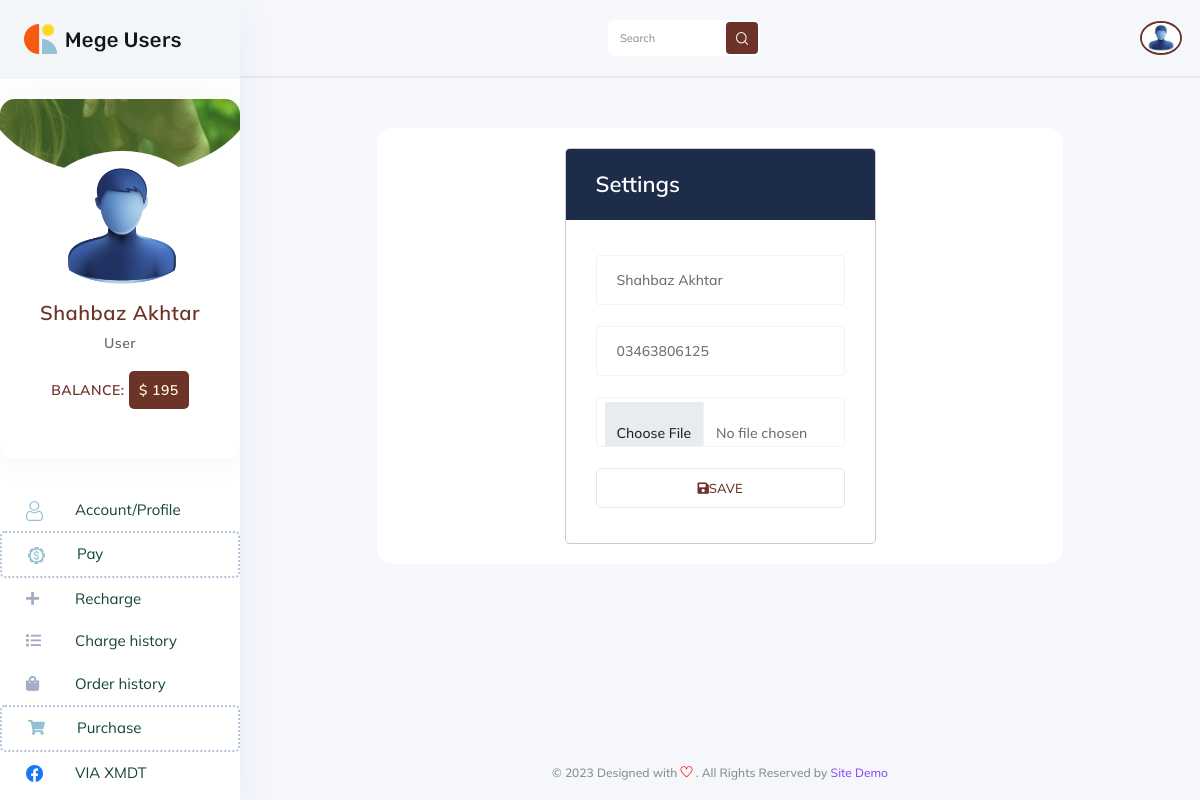
/settings.php (signed in), run on the app's committed database.
### tables this page shows
CREATE TABLE `athentication` (
  `id` int(11) NOT NULL,
  `site_name` text NOT NULL,
  `site_logo` text NOT NULL,
  `usdt_address` text NOT NULL,
  `site_notice` text NOT NULL,
  `date` timestamp NOT NULL DEFAULT current_timestamp() ON UPDATE current_timestamp()
);

CREATE TABLE `users` (
  `id` int(11) NOT NULL,
  `name` text NOT NULL,
  `email` varchar(255) NOT NULL,
  `password` text NOT NULL,
  `img` text NOT NULL,
  `phone` text NOT NULL,
  `role` text NOT NULL,
  `status` text NOT NULL,
  `wallet` double NOT NULL,
  `date` timestamp NOT NULL DEFAULT current_timestamp() ON UPDATE current_timestamp()
);

CREATE TABLE `services` (
  `id` int(11) NOT NULL,
  `name` text NOT NULL,
  `img` text NOT NULL,
  `status` text NOT NULL,
  `date` timestamp NOT NULL DEFAULT current_timestamp() ON UPDATE current_timestamp()
);

### settings.php (the view, shortened to what this page needs)
<?php
include "db/db.php";
include "inc/head.php";
?>
    <body class="crm_body_bg">
<?php
include "inc/sidebar.php";
?>
    <section class="main_content dashboard_part large_header_bg">
        <?php
        include "inc/navbar.php";
        ?>
        <div class="main_content_iner overly_inner ">
            <div class="container-fluid">
                <div class="row justify-content-center">
                    <div class="col-sm-1"></div>
                    <div class="col-sm-10">
                        <div class="white_box_50px mb_30" style="padding: 20px; margin: 20px;">
                            <div class="row justify-content-center">
                                <div class="col-lg-6">
                                    <div class="modal-content cs_modal">
                                        <div class="modal-header theme_bg_1" style="background: #1d2c48!important;">
                                            <h5 class="modal-title text_white">Settings</h5>
                                        </div>
                                        <div class="modal-body">
                                            <form action="" method="post" enctype="multipart/form-data">
                                                <div class>
                                                    <input type="text" name="name" value="<?php echo $userCredentials['name']; ?>" class="form-control" placeholder="Name">
                                                </div>
                                                <div class>
                                                    <input type="number" name="phone" value="<?php echo $userCredentials['phone']; ?>" class="form-control" placeholder="Number">
                                                </div>
                                                <div class>
                                                    <input type="file" name="img" title="Select Profile Image" class="form-control" accept="image/*">
                                                </div>
                                                <button type="submit" name="edit" class="btn_3 full_width text-center" style="width: 100%!important;">
                                                    <i class="fas fa-save"></i>SAVE
                                                </button>
                                            </form>
                                        </div>
                                    </div>
                                </div>
                            </div>
                        </div>
                    </div>
                    <div class="col-sm-1"></div>
                </div>
            </div>
        </div>
        <?php
        include "inc/footer.php";
        ?>
    </section>
<?php
include "inc/js_footer.php";
?>

### inc/sidebar.php (shortened to what this page needs)
<nav class="sidebar">
    <div class="logo d-flex justify-content-between">
        <a class="large_logo" href="index.php">
            <img src="img/site/<?php echo $site['site_logo']; ?>" alt>
        </a>
    </div>
    <div class="card custom-card">
        <div class="card-header">
            <img class="img-fluid" src="img/profilebox/1.jpg" alt data-original-title title>
        </div>
        <div class="card-profile">
            <?php
            if ($_SESSION['img'] == "")
            {
                echo '<img src="img/client_img.png" class="rounded-circle">';
            }
            else
            {
                ?>
                <img src="img/users/<?php echo $userCredentials['img']; ?>" class="rounded-circle">
                <?php
            }
            ?>
        </div>
        <div class="text-center profile-details">
            <h4><?php echo $userCredentials['name']; ?></h4>
            <h6><?php echo $userCredentials['role']; ?></h6>
            <?php
            if ($_SESSION['role'] == 'User')
            {
                ?>
                <h6 class="text-uppercase" style="color: #6C3428;">
                    Balance: <span class="stock_qty_shahbaz514">
                        <?php echo "$ ".$userCredentials['wallet']; ?>
                    </span>
                </h6>
            <?php
            }
            ?>
        </div>
    </div>
    <ul id="sidebar_menu">
        <li class>
            <a href="profile.php" aria-expanded="false">
                <div class="nav_icon_small">
                    <img src="img/menu-icon/5.svg" alt>
                </div>
                <div class="nav_title">
                    <span>Account/Profile</span>
                </div>
            </a>
        </li>
        <?php
        if ($_SESSION['role'] == 'Admin')
        {
            ?>
            <li class>
                <a href="orders.php" aria-expanded="false">
                    <div class="nav_icon_small">
                        <i class="fas fa-history" style="color: #94c0d4!important;"></i>
                    </div>
                    <div class="nav_title">
                        <span>Orders</span>
                    </div>
                </a>
            </li>
            <li class>
                <a href="payments.php" aria-expanded="false">
                    <div class="nav_icon_small">
                        <i class="fas fa-credit-card" style="color: #94c0d4!important;"></i>
                    </div>
                    <div class="nav_title">
                        <span>Payments</span>
                    </div>
                </a>
            </li>
            <li class>
                <a href="products.php" aria-expanded="false">
                    <div class="nav_icon_small">
                        <i class="fas fa-list-ol" style="color: #94c0d4!important;"></i>
                    </div>
                    <div class="nav_title">
                        <span>Products</span>
                    </div>
                </a>
            </li>
            <li class>
                <a href="accounts.php" aria-expanded="false">
                    <div class="nav_icon_small">
                        <i class="fas fa-list" style="color: #94c0d4!important;"></i>
                    </div>
                    <div class="nav_title">
                        <span>Accounts</span>
                    </div>
                </a>
            </li>
            <li class>
                <a href="services.php" aria-expanded="false">
                    <div class="nav_icon_small">
                        <i class="fas fa-list-alt" style="color: #94c0d4!important;"></i>
                    </div>
                    <div class="nav_title">
                        <span>Services</span>
                    </div>
                </a>
            </li>
            <li class>
                <a href="users.php" aria-expanded="false">
                    <div class="nav_icon_small">
                        <i class="fas fa-users" style="color: #94c0d4!important;"></i>
                    </div>
                    <div class="nav_title">
                        <span>Users</span>
                    </div>
                </a>
            </li>
            <li class>
                <a href="admins.php" aria-expanded="false">
                    <div class="nav_icon_small">
                        <i class="fas fa-users" style="color: #94c0d4!important;"></i>
                    </div>
                    <div class="nav_title">
                        <span>Admins</span>
                    </div>
                </a>
            </li>
            <li class>
                <a href="blogs.php" aria-expanded="false">
                    <div class="nav_icon_small">
                        <i class="fas fa-users" style="color: #94c0d4!important;"></i>
                    </div>
                    <div class="nav_title">
                        <span>QA/Blogs</span>
                    </div>
                </a>
            </li>
            <li class>
                <a href="siteSettings.php" aria-expanded="false">
                    <div class="nav_icon_small">
                        <i class="fas fa-users" style="color: #94c0d4!important;"></i>
                    </div>
                    <div class="nav_title">
                        <span>Site Settings</span>
                    </div>
                </a>
            </li>
            <?php
        }
        else
        {
            ?>
            <li style="font-weight: bold!important; color: #000000!important; border: 2px dotted lightsteelblue; border-radius: 5px;">
                <a>
                    <div class="nav_icon_small">
                        <img src="img/menu-icon/dollar-3480.svg" alt>
                    </div>
                    <div class="nav_title">
                        <span>Pay</span>
                    </div>
                </a>
            </li>
            <li class>
                <a href="recharge.php">
                    <div class="nav_icon_small">
                        <i class="fas fa-plus"></i>
                    </div>
                    <div class="nav_title">
                            <span>
                                Recharge
                            </span>
                    </div>
                </a>
            </li>
            <li class>
                <a href="paymentsHistory.php">
                    <div class="nav_icon_small">
                        <i class="fas fa-list"></i>
                    </div>
                    <div class="nav_title">
                            <span>
                                Charge history
                            </span>
                    </div>
                </a>
            </li>
            <li class>
                <a href="orderHistory.php">
                    <div class="nav_icon_small">
                        <i class="fas fa-shopping-bag"></i>
                    </div>
                    <div class="nav_title">
                            <span>
                                Order history
                            </span>
                    </div>
                </a>
            </li>
            <li style="font-weight: bold!important; color: #000000!important; border: 2px dotted lightsteelblue; border-radius: 5px;">
                <a href="#">
                    <div class="nav_icon_small">
                        <i class="fas fa-shopping-cart" style="color: #94c0d4!important;"></i>
                    </div>
                    <div class="nav_title">
                        <span>Purchase</span>
                    </div>
                </a>
            </li>
            <?php
            $sql = mysqli_query($db, "SELECT * FROM `services` ORDER by id ASC");
            while ($row = mysqli_fetch_array($sql))
            {
                ?>
                <li class>
                    <a href="shop.php?service=<?php echo $row['id']; ?>">
                        <div class="nav_icon_small">
                            <img src="img/services/<?php echo $row['img']; ?>" alt="img/services/<?php echo $row['name']; ?>">
                        </div>
                        <div class="nav_title">
                            <span>
                                <?php echo $row['name'] ?>
                            </span>
                        </div>
                    </a>
                </li>
                <?php
            }
            ?>
            <?php
        }
        ?>
    </ul>
</nav>

### inc/navbar.php (shortened to what this page needs)
<div class="container-fluid g-0">
    <div class="row">
        <div class="col-lg-12 p-0 ">
            <div class="header_iner d-flex justify-content-between align-items-center">
                <?php
                if ($_SESSION['role'] == 'User'){
                    echo '
                <div class="serach_field-area d-flex align-items-center">
                    <div class="search_inner">
                        <form action="shop.php" enctype="multipart/form-data" method="post">
                            <div class="search_field">
                                <input type="text" name="search" placeholder="Search">
                            </div>
                            <button type="submit" name="search_btn">
                                <img src="img/icon/icon_search.svg" alt>
                            </button>
                        </form>
                    </div>
                </div>
                    ';
                }
                ?>
                <div class="header_right d-flex justify-content-between align-items-center">
                    <div class="profile_info">
                        <?php
                        if ($_SESSION['img'] == "")
                        {
                            echo '<img src="img/client_img.png">';
                        }
                        else
                        {
                            ?>
                            <img src="img/users/<?php echo $userCredentials['img']; ?>">
                            <?php
                        }
                        ?>
                    </div>
                </div>
            </div>
        </div>
    </div>
</div>

### inc/footer.php
<div class="footer_part">
    <div class="container-fluid">
        <div class="row">
            <div class="col-sm-12" style="margin-top: 20px;">
                <p class="text-center">
                    &copy; 2023 Designed with
                    <i class="ti-heart" style="color: red;"></i>
                    . All Rights Reserved by
                    <a href="#" class="link-primary" target="_blank">
                        <?php
                        echo $site['site_name'];
                        ?>
                    </a>
                </p>
            </div>
        </div>
    </div>
</div>

### inc/sidebar.php (style rules this page uses)
.stock_qty_shahbaz514 { color: #fff8d5; background: #6C3428!important; width: max-content; border-radius: 5px; padding: 10px; }

### data on the page
athentication: site_logo (picture), site_name "Site Demo"
users: img (picture), name "Shahbaz Akhtar", role "User", wallet "195", phone "03463806125"
services: img (picture), name "VIA XMDT"
